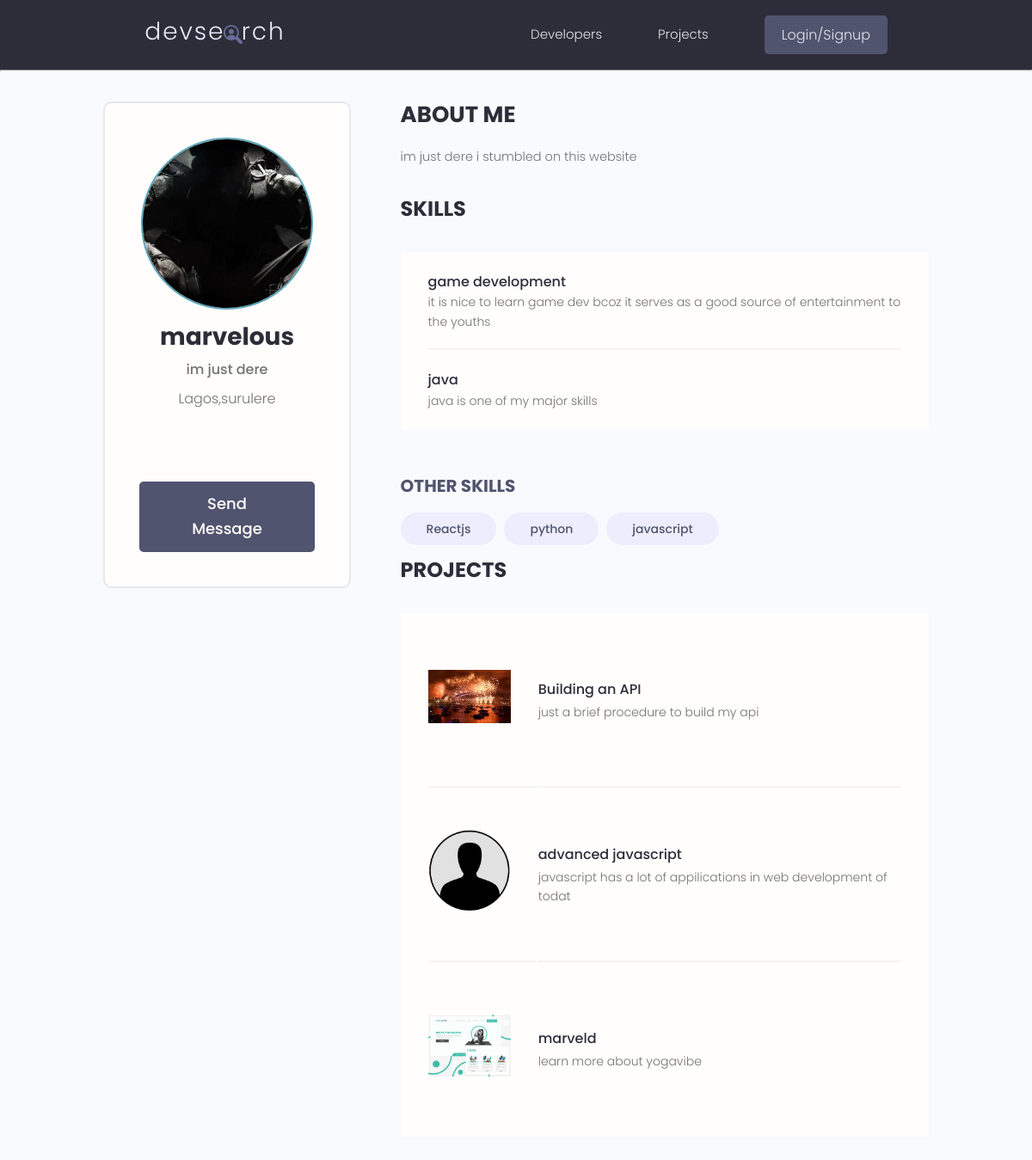
The app's page /user-profile/14e1e237-3da6-496e-9480-64b679b79811 with its own data.
### users/models.py (models this page shows, shortened)
class Profile(models.Model):
   user = models.OneToOneField(User ,  on_delete=models.CASCADE  )
   name =  models.CharField(max_length=250, blank = True , null = True)
   email = models.EmailField(max_length=500, blank= True, null= True)
   bio =  models.CharField(max_length=500, blank=True, null=True)
   description = models.TextField(blank = True, null = True)
   username = models.CharField( blank = True,  null = True , max_length=160)
   profile_pic = models.ImageField(upload_to='user_profile' , default='default.jpeg', null = True , blank = True)
   location = models.CharField(max_length= 150, blank = True, null = True)
   created = models.DateTimeField(auto_now_add=True)
   id = models.UUIDField(default = uuid.uuid4, editable= False , unique= True, primary_key=True)
   class Meta:
       ordering = ['created']

class Skill(models.Model):
    Owner = models.ForeignKey(Profile, blank= True, null = True, on_delete= models.CASCADE)
    name = models.CharField(max_length= 75 , blank = True, null = True)
    description = models.TextField(max_length=250, null = True, blank = True )
    created = models.DateTimeField(auto_now_add=True)
    id = models.UUIDField(default = uuid.uuid4, editable= False , unique= True, primary_key=True )

### base/models.py (models this page shows, shortened)
class Room (models.Model):
    owner = models.ForeignKey(Profile, null = True, blank =True , on_delete = models.CASCADE)
    name = models.CharField(max_length=200)
    featured_image = models.ImageField(null = True , blank = True , default= 'default.jpeg')
    about = models.TextField(null = True, blank = True)
    source_code = models.TextField(null = True, blank = True)
    tags = models.ManyToManyField('tag', blank = True ,)
    vote_total = models.IntegerField(default= 0 , null=True, blank = True)
    vote_ratio = models.IntegerField(default= 0 , null=True, blank = True)
    id = models.UUIDField(default = uuid.uuid4, editable= False , unique= True, primary_key=True)
    created = models.DateTimeField (auto_now_add= True)
    class Meta:
        ordering = ['-vote_ratio', '-vote_total','name']

### users/views.py (the view)
# urls.py: path('user-profile/<str:pk>', views.user, name= 'user-profile'),
def user(request, pk):
    user_profile = Profile.objects.get(id=pk)
    topskills = user_profile.skill_set.exclude(description__exact="")
    otherskills = user_profile.skill_set.filter(description = "")
    context = {'user_profile':user_profile,'topskills': topskills,'otherskills': otherskills}
    return render (request, 'users/user-profile.html',context)

### users/templates/users/user-profile.html (shortened to what this page needs)
{% extends 'main.html' %}
{% block content %}
<main class="settingsPage profile my-md">
    <div class="container">
      <div class="layout">
        <div class="column column--1of3">
          <div class="card text-center">
            <div class="card__body dev">
              <img class="avatar avatar--xl dev__avatar" src="{{user_profile.profile_pic.url}}" />
              <h2 class="dev__name">{{user_profile.user.username}}</h2>
              <p class="dev__title">{{user_profile.bio}}</p>
              <p class="dev__location">{{user_profile.location}}</p>
              <ul class="dev__social">
              </ul>
              {% if request.user.profile.id != user_profile.id %}
              <a href="{% url 'sendmessage' user_profile.id %}" class="btn btn--sub btn--lg">Send Message </a>
              {% endif %}
            </div>
          </div>
        </div>
        <div class="column column--2of3">
          <div class="devInfo">
            <h3 class="devInfo__title">About Me</h3>
            <p class="devInfo__about">
              {{user_profile.description}}
            </p>
          </div>
          <div class="settings">
            <h3 class="settings__title">Skills</h3>
          </div>
          <table class="settings__table">
            {% for skill in topskills %}
            <tr>
              <td class="settings__tableInfo">
                <h4>{{skill.name}}</h4>
                <p>
                  {{skill.description}}
                </p>
              </td>
            </tr>
             {% endfor %}
          </table>
          <h3 class="devInfo__subtitle">Other Skills</h3>
          <div class="devInfo__otherSkills">
            {%  for skill in otherskills  %}
            <span class="tag tag--pill tag--sub tag--lg">
              <small>{{skill.name}}</small>
            </span>
            {%  endfor  %}
          </div>
          <div class="settings">
            <h3 class="settings__title">Projects</h3>
          </div>
          <table class="settings__table">
            {% for room in user_profile.room_set.all %}
            <tr>
              <td class="settings__thumbnail">
                <a href="{% url 'room' room.id %}"><img src="{{room.featured_image.url}}" alt="Project Thumbnail" /></a>
              </td>
              <td class="settings__tableInfo">
                <a href="single-project.html">{{room.name}}</a>
                <p>
                  {{room.about}}
                </p>
              </td>
            </tr>
            {% endfor %}
          </table>
        </div>
      </div>
        </div>
  </main>
{% endblock %}

### static/styles/app.css (style rules this page uses)
:root { --color-sub: #2d2d39; }
.btn--sub { background-color: var(--color-sub-light); }
.card { border: 2px solid var(--color-light); }
img { width: 100%; }
.profile .card > .dev { padding: 4rem; }
.dev__avatar { display: block; margin: auto; }
.dev__name { color: var(--color-sub); font-size: 2.8rem; font-weight: 700; margin-top: 1rem; margin-bottom: 0.5rem; }
.dev__title { font-size: 1.6rem; font-weight: 500; line-height: 1.3; }
.dev__location { margin-top: 1rem; }
.dev__social { margin: 3rem 0; list-style: none; display: flex; justify-content: center; gap: 1.5rem; }
.devInfo { margin-bottom: 3rem; }
.devInfo__title, .devInfo__subtitle { font-size: 2.6rem; color: var(--color-sub); text-transform: uppercase; font-weight: 700; margin-bottom: 1.5rem; }
.devInfo__subtitle { font-size: 2rem; color: var(--color-sub-light); }
.devInfo__about, .devSkill__info { font-size: 1.45rem; line-height: 1.7; text-align: justify; }
.settings { display: flex; justify-content: space-between; align-items: center; }
.settings__title { font-size: 2.4rem; text-transform: uppercase; font-weight: 700; color: var(--color-sub); }
.settings__table { margin-top: 3rem; margin-bottom: 5rem; padding: 0 3rem; background: var(--color-white); }
.settings__table tr { width: 100%; }
.settings__table tr > td { padding: 2rem 0; }
.settings__table tr:not(:last-child) td { border-bottom: 2px solid var(--color-white-light); }
.settings__thumbnail { width: 23%; min-width: 10rem; }
.settings__thumbnail img { padding-right: 3rem; height: 15rem; object-fit: contain; }
.settings__tableInfo { width: 100%; }
.settings__tableInfo h4, .settings__tableInfo a { padding-right: 1rem; width: auto; font-size: 1.6rem; font-weight: 500; color: var(--color-sub); }
.settings__tableInfo p { font-size: 1.4rem; }

### static/uikit/styles/modules/_variables.css (style rules this page uses)
:root { --color-main: #5aa5b9; --color-main-light: #e6faff; --color-sub: #3f4156; --color-sub-light: #51546e; --color-sub-lighter: #ededfd; --color-text: #737373; --color-gray: #8b8b8b; --color-light: #e5e7eb; --color-light-gray: #767676; --color-bg: #f8fafd; --color-white: #fffefd; --color-white-light: #f3f3f3; --color-success: #359e64; --color-success-bg: #def8e8; --color-error: #fc4b0b; --color-error-bg: #fff2ee; --font-base: 'Poppins', arial, helvetica, 'Segoe UI', roboto, ubuntu, sans-serif; --font-monospace: 'Fira Code', 'Courier New', courier, monospace; --font-regular: 300; --font-medium: 500; --font-bold: 700; --generic-shadow: 1px 1px 5px #00000010; --generic-transition: all 0.3s ease-in-out; }

### static/uikit/styles/modules/_base.css (style rules this page uses)
* { margin: 0; padding: 0; box-sizing: border-box; text-rendering: optimizeLegibility; color: inherit; font-size: inherit; }
html { font-size: 50%; }
@media only screen and (min-width: 480px) { html { font-size: 56.25%; } }
@media only screen and (min-width: 1200px) { html { font-size: 62.5%; } }
body { line-height: 1.6; font-weight: 400; font-size: 1.5rem; color: var(--color-text); background-color: var(--color-bg); min-height: 100vh; }

### static/uikit/styles/modules/_typography.css (style rules this page uses)
* { font-family: var(--font-base); }
h2 { font-size: 3.6rem; font-weight: var(--font-bold); }
h3 { font-size: 3.2rem; font-weight: var(--font-medium); }
h4 { font-size: 2.8rem; font-weight: var(--font-medium); }
p, span, strong { font-size: 1.6rem; color: var(--color-text); font-weight: var(--font-regular); }
a { padding-bottom: 2px; text-decoration: none; display: inline-block; color: var(--color-main); font-weight: var(--font-medium); }

### static/uikit/styles/modules/_utilities.css (style rules this page uses)
.container { width: 92%; max-width: 165rem; margin: 0 auto; box-sizing: border-box; }
@media screen and (min-width: 1000px) { .container { width: 90%; } }
@media screen and (min-width: 1200px) { .container { width: 80%; } }
.text-center { text-align: center; }
.my-md { margin: 3rem auto; }

### static/uikit/styles/modules/_avatar.css (style rules this page uses)
.avatar { border-radius: 50%; border: 2px solid var(--color-main); object-fit: cover; }
.avatar--xl { height: 20rem; width: 20rem; }

### static/uikit/styles/modules/_button.css (style rules this page uses)
.btn { display: inline-block; position: relative; cursor: pointer; background-color: var(--color-light); font-weight: var(--font-medium); color: var(--color-sub); text-decoration: none; padding: 1rem 2rem; border-radius: 0.5rem; border: none; width: -webkit-fit-content; width: -moz-fit-content; width: fit-content; height: -webkit-fit-content; height: -moz-fit-content; height: fit-content; font-size: 1.6rem; outline-width: 0; outline-color: transparent; -webkit-backface-visibility: hidden; backface-visibility: hidden; transition: all 0.3s ease-in-out; }
.btn--sub { background-color: var(--color-sub); color: var(--color-white); }
.btn--lg { font-size: 1.8rem; padding: 1.2rem 4.5rem; }

### records on screen
Profile: profile_pic (picture), user.username "marvelous", bio "im just dere", location "Lagos,surulere", description "im just dere i stumbled on this website"
Skill: name "game development", description "it is nice to learn game dev bcoz it serves as a good source of entertainment to the youths"
Skill: name "java", description "java is one of my major skills"
Skill: name "Reactjs"
Skill: name "python"
Skill: name "javascript"
Room: featured_image (picture), name "Building an API", about "just a brief procedure to build my api"
Room: featured_image (placeholder picture), name "advanced javascript", about "javascript has a lot of appilications in web development of todat"
Room: featured_image (picture), name "marveld", about "learn more about yogavibe"
